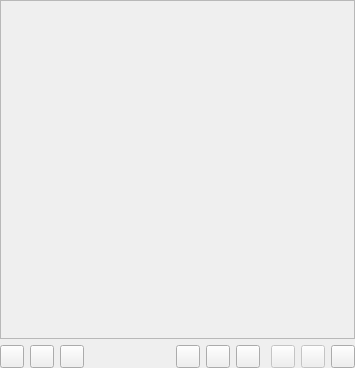
<ui version="4.0" >
 <class>PlaylistPanel</class>
 <widget class="QWidget" name="PlaylistPanel" >
  <property name="geometry" >
   <rect>
    <x>0</x>
    <y>0</y>
    <width>355</width>
    <height>368</height>
   </rect>
  </property>
  <property name="windowTitle" >
   <string/>
  </property>
  <layout class="QVBoxLayout" >
   <property name="spacing" >
    <number>6</number>
   </property>
   <property name="margin" >
    <number>0</number>
   </property>
   <item>
    <widget class="PlaylistView" name="playlistView" >
     <property name="enabled" >
      <bool>false</bool>
     </property>
     <property name="horizontalScrollBarPolicy" >
      <enum>Qt::ScrollBarAlwaysOff</enum>
     </property>
     <property name="showDropIndicator" stdset="0" >
      <bool>false</bool>
     </property>
     <property name="dragDropMode" >
      <enum>QAbstractItemView::DragDrop</enum>
     </property>
     <property name="selectionMode" >
      <enum>QAbstractItemView::ExtendedSelection</enum>
     </property>
     <property name="uniformItemSizes" >
      <bool>true</bool>
     </property>
    </widget>
   </item>
   <item>
    <layout class="QHBoxLayout" >
     <property name="spacing" >
      <number>6</number>
     </property>
     <property name="margin" >
      <number>0</number>
     </property>
     <item>
      <widget class="QToolButton" name="randomButton" >
       <property name="toolTip" >
        <string>Toggle random mode</string>
       </property>
       <property name="text" >
        <string/>
       </property>
       <property name="checkable" >
        <bool>true</bool>
       </property>
      </widget>
     </item>
     <item>
      <widget class="QToolButton" name="repeatButton" >
       <property name="toolTip" >
        <string>Toggle repeat playlist</string>
       </property>
       <property name="text" >
        <string/>
       </property>
       <property name="checkable" >
        <bool>true</bool>
       </property>
      </widget>
     </item>
     <item>
      <widget class="QToolButton" name="dynamicButton" >
       <property name="toolTip" >
        <string>Toggle dynamic playlist</string>
       </property>
       <property name="text" >
        <string/>
       </property>
       <property name="checkable" >
        <bool>true</bool>
       </property>
      </widget>
     </item>
     <item>
      <spacer>
       <property name="orientation" >
        <enum>Qt::Horizontal</enum>
       </property>
       <property name="sizeType" >
        <enum>QSizePolicy::MinimumExpanding</enum>
       </property>
       <property name="sizeHint" stdset="0" >
        <size>
         <width>9</width>
         <height>10</height>
        </size>
       </property>
      </spacer>
     </item>
     <item>
      <widget class="QToolButton" name="jumpToButton" >
       <property name="focusPolicy" >
        <enum>Qt::TabFocus</enum>
       </property>
       <property name="toolTip" >
        <string>Jump to song...</string>
       </property>
       <property name="text" >
        <string/>
       </property>
       <property name="checkable" >
        <bool>false</bool>
       </property>
      </widget>
     </item>
     <item>
      <widget class="QToolButton" name="shuffleButton" >
       <property name="enabled" >
        <bool>true</bool>
       </property>
       <property name="toolTip" >
        <string>Shuffle playlist</string>
       </property>
       <property name="text" >
        <string/>
       </property>
      </widget>
     </item>
     <item>
      <widget class="QToolButton" name="saveAsButton" >
       <property name="enabled" >
        <bool>true</bool>
       </property>
       <property name="toolTip" >
        <string>Save playlist...</string>
       </property>
       <property name="text" >
        <string/>
       </property>
       <property name="autoExclusive" >
        <bool>false</bool>
       </property>
      </widget>
     </item>
     <item>
      <spacer>
       <property name="orientation" >
        <enum>Qt::Horizontal</enum>
       </property>
       <property name="sizeType" >
        <enum>QSizePolicy::Minimum</enum>
       </property>
       <property name="sizeHint" stdset="0" >
        <size>
         <width>5</width>
         <height>20</height>
        </size>
       </property>
      </spacer>
     </item>
     <item>
      <widget class="QToolButton" name="removeButton" >
       <property name="enabled" >
        <bool>false</bool>
       </property>
       <property name="toolTip" >
        <string>Remove selected songs from playlist</string>
       </property>
       <property name="text" >
        <string/>
       </property>
      </widget>
     </item>
     <item>
      <widget class="QToolButton" name="cropButton" >
       <property name="enabled" >
        <bool>false</bool>
       </property>
       <property name="toolTip" >
        <string>Remove all but selected songs from playlist</string>
       </property>
       <property name="text" >
        <string/>
       </property>
      </widget>
     </item>
     <item>
      <widget class="QToolButton" name="clearButton" >
       <property name="toolTip" >
        <string>Remove all songs from playlist</string>
       </property>
       <property name="text" >
        <string/>
       </property>
      </widget>
     </item>
    </layout>
   </item>
  </layout>
 </widget>
 <customwidgets>
  <customwidget>
   <class>PlaylistView</class>
   <extends>QListView</extends>
   <header>playlistview.h</header>
  </customwidget>
 </customwidgets>
 <resources/>
 <connections/>
</ui>
